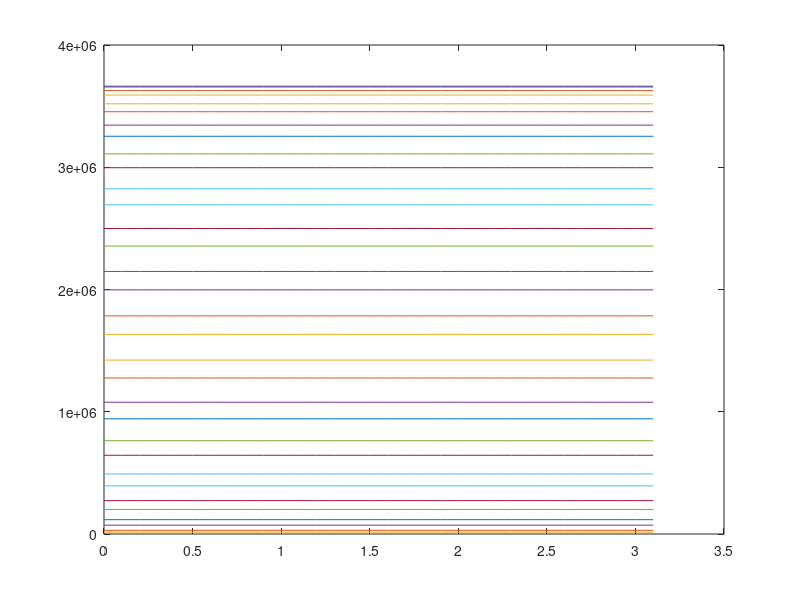

Write the MATLAB code that produced this figure.
[X,Y] = meshgrid(0:0.1:pi ,-0:0.1:pi );
%k=1;
B = 1*(11680 + 730320*(cos(X)).^2).*(sin(Y)).^2;
k= [0,0.2,0.5,0.7,1,1.4];
for i = 1:5
    Z= (11680 + 730320.*i.*(cos(X)).^2);
end


figure
plot(Y,Z)